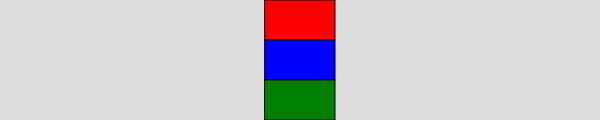
Frame 1 (no input)
Frame 60 (no input): identical to frame 1, image omitted
Frame 120 (the mouse pressed at the canvas centre since frame 60): identical to frame 1, image omitted

The p5.js sketch that drew this single still picture (run headless with seeded random() and noise() and a simulated clock; from frame 60 on, the mouse is pressed at the canvas centre):

// p5.js sketch
// ── sketch.js
var colors = ['red', 'blue', 'green'];
function setup() {
  createCanvas(600, 120);
}

function draw() {
  background(220);
	// fill with our first color from the array
	fill(colors[0]);
	rect(265, 0, 70, 40);
  
	fill(colors[1]);
	rect(265, 40, 70, 40);

  fill(colors[2]);
  rect(265, 80, 70, 40);
}
